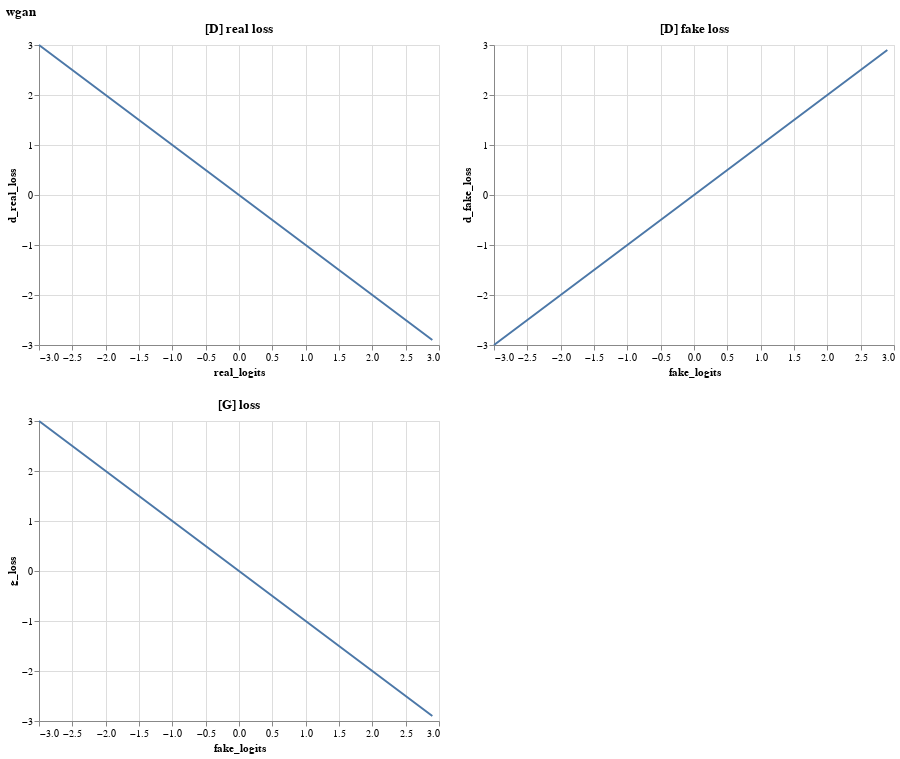

The notebook cell this image was saved under:
### Code cell
#server
draw_adversarial_loss_fns("wgan")

### Figure 1 — Vega-Lite specification as saved in the notebook (floating-point values rounded to 4 significant figures)
{"config": {"view": {"continuousWidth": 400, "continuousHeight": 300}}, "vconcat": [{"hconcat": [{"mark": "line", "encoding": {"x": {"type": "quantitative", "field": "real_logits"}, "y": {"type": "quantitative", "field": "d_real_loss"}}, "title": "[D] real loss"}, {"mark": "line", "encoding": {"x": {"type": "quantitative", "field": "fake_logits"}, "y": {"type": "quantitative", "field": "d_fake_loss"}}, "title": "[D] fake loss"}], "title": "wgan"}, {"mark": "line", "encoding": {"x": {"type": "quantitative", "field": "fake_logits"}, "y": {"type": "quantitative", "field": "g_loss"}}, "title": "[G] loss"}], "data": {"name": "data-7d8759f20ce346f60e73bebe03bf28b9"}, "$schema": "https://vega.github.io/schema/vega-lite/v4.0.2.json", "datasets": {"data-7d8759f20ce346f60e73bebe03bf28b9": [{"real_logits": -3.0, "fake_logits": -3.0, "g_loss": 3.0, "d_real_loss": 3.0, "d_fake_loss": -3.0}, {"real_logits": -2.9, "fake_logits": -2.9, "g_loss": 2.9, "d_real_loss": 2.9, "d_fake_loss": -2.9}, {"real_logits": -2.8, "fake_logits": -2.8, "g_loss": 2.8, "d_real_loss": 2.8, "d_fake_loss": -2.8}, {"real_logits": -2.7, "fake_logits": -2.7, "g_loss": 2.7, "d_real_loss": 2.7, "d_fake_loss": -2.7}, {"real_logits": -2.6, "fake_logits": -2.6, "g_loss": 2.6, "d_real_loss": 2.6, "d_fake_loss": -2.6}, {"real_logits": -2.5, "fake_logits": -2.5, "g_loss": 2.5, "d_real_loss": 2.5, "d_fake_loss": -2.5}, {"real_logits": -2.4, "fake_logits": -2.4, "g_loss": 2.4, "d_real_loss": 2.4, "d_fake_loss": -2.4}, {"real_logits": -2.3, "fake_logits": -2.3, "g_loss": 2.3, "d_real_loss": 2.3, "d_fake_loss": -2.3}, {"real_logits": -2.2, "fake_logits": -2.2, "g_loss": 2.2, "d_real_loss": 2.2, "d_fake_loss": -2.2}, {"real_logits": -2.1, "fake_logits": -2.1, "g_loss": 2.1, "d_real_loss": 2.1, "d_fake_loss": -2.1}, {"real_logits": -2.0, "fake_logits": -2.0, "g_loss": 2.0, "d_real_loss": 2.0, "d_fake_loss": -2.0}, {"real_logits": -1.9, "fake_logits": -1.9, "g_loss": 1.9, "d_real_loss": 1.9, "d_fake_loss": -1.9}, {"real_logits": -1.8, "fake_logits": -1.8, "g_loss": 1.8, "d_real_loss": 1.8, "d_fake_loss": -1.8}, {"real_logits": -1.7, "fake_logits": -1.7, "g_loss": 1.7, "d_real_loss": 1.7, "d_fake_loss": -1.7}, {"real_logits": -1.6, "fake_logits": -1.6, "g_loss": 1.6, "d_real_loss": 1.6, "d_fake_loss": -1.6}, {"real_logits": -1.5, "fake_logits": -1.5, "g_loss": 1.5, "d_real_loss": 1.5, "d_fake_loss": -1.5}, {"real_logits": -1.4, "fake_logits": -1.4, "g_loss": 1.4, "d_real_loss": 1.4, "d_fake_loss": -1.4}, {"real_logits": -1.3, "fake_logits": -1.3, "g_loss": 1.3, "d_real_loss": 1.3, "d_fake_loss": -1.3}, {"real_logits": -1.2, "fake_logits": -1.2, "g_loss": 1.2, "d_real_loss": 1.2, "d_fake_loss": -1.2}, {"real_logits": -1.1, "fake_logits": -1.1, "g_loss": 1.1, "d_real_loss": 1.1, "d_fake_loss": -1.1}, {"real_logits": -1.0, "fake_logits": -1.0, "g_loss": 1.0, "d_real_loss": 1.0, "d_fake_loss": -1.0}, {"real_logits": -0.9, "fake_logits": -0.9, "g_loss": 0.9, "d_real_loss": 0.9, "d_fake_loss": -0.9}, {"real_logits": -0.8, "fake_logits": -0.8, "g_loss": 0.8, "d_real_loss": 0.8, "d_fake_loss": -0.8}, {"real_logits": -0.7, "fake_logits": -0.7, "g_loss": 0.7, "d_real_loss": 0.7, "d_fake_loss": -0.7}, {"real_logits": -0.6, "fake_logits": -0.6, "g_loss": 0.6, "d_real_loss": 0.6, "d_fake_loss": -0.6}, {"real_logits": -0.5, "fake_logits": -0.5, "g_loss": 0.5, "d_real_loss": 0.5, "d_fake_loss": -0.5}, {"real_logits": -0.4, "fake_logits": -0.4, "g_loss": 0.4, "d_real_loss": 0.4, "d_fake_loss": -0.4}, {"real_logits": -0.3, "fake_logits": -0.3, "g_loss": 0.3, "d_real_loss": 0.3, "d_fake_loss": -0.3}, {"real_logits": -0.2, "fake_logits": -0.2, "g_loss": 0.2, "d_real_loss": 0.2, "d_fake_loss": -0.2}, {"real_logits": -0.1, "fake_logits": -0.1, "g_loss": 0.1, "d_real_loss": 0.1, "d_fake_loss": -0.1}, {"real_logits": 0.0, "fake_logits": 0.0, "g_loss": -0.0, "d_real_loss": -0.0, "d_fake_loss": 0.0}, {"real_logits": 0.1, "fake_logits": 0.1, "g_loss": -0.1, "d_real_loss": -0.1, "d_fake_loss": 0.1}, {"real_logits": 0.2, "fake_logits": 0.2, "g_loss": -0.2, "d_real_loss": -0.2, "d_fake_loss": 0.2}, {"real_logits": 0.3, "fake_logits": 0.3, "g_loss": -0.3, "d_real_loss": -0.3, "d_fake_loss": 0.3}, {"real_logits": 0.4, "fake_logits": 0.4, "g_loss": -0.4, "d_real_loss": -0.4, "d_fake_loss": 0.4}, {"real_logits": 0.5, "fake_logits": 0.5, "g_loss": -0.5, "d_real_loss": -0.5, "d_fake_loss": 0.5}, {"real_logits": 0.6, "fake_logits": 0.6, "g_loss": -0.6, "d_real_loss": -0.6, "d_fake_loss": 0.6}, {"real_logits": 0.7, "fake_logits": 0.7, "g_loss": -0.7, "d_real_loss": -0.7, "d_fake_loss": 0.7}, {"real_logits": 0.8, "fake_logits": 0.8, "g_loss": -0.8, "d_real_loss": -0.8, "d_fake_loss": 0.8}, {"real_logits": 0.9, "fake_logits": 0.9, "g_loss": -0.9, "d_real_loss": -0.9, "d_fake_loss": 0.9}, {"real_logits": 1.0, "fake_logits": 1.0, "g_loss": -1.0, "d_real_loss": -1.0, "d_fake_loss": 1.0}, {"real_logits": 1.1, "fake_logits": 1.1, "g_loss": -1.1, "d_real_loss": -1.1, "d_fake_loss": 1.1}, {"real_logits": 1.2, "fake_logits": 1.2, "g_loss": -1.2, "d_real_loss": -1.2, "d_fake_loss": 1.2}, {"real_logits": 1.3, "fake_logits": 1.3, "g_loss": -1.3, "d_real_loss": -1.3, "d_fake_loss": 1.3}, {"real_logits": 1.4, "fake_logits": 1.4, "g_loss": -1.4, "d_real_loss": -1.4, "d_fake_loss": 1.4}, {"real_logits": 1.5, "fake_logits": 1.5, "g_loss": -1.5, "d_real_loss": -1.5, "d_fake_loss": 1.5}, {"real_logits": 1.6, "fake_logits": 1.6, "g_loss": -1.6, "d_real_loss": -1.6, "d_fake_loss": 1.6}, {"real_logits": 1.7, "fake_logits": 1.7, "g_loss": -1.7, "d_real_loss": -1.7, "d_fake_loss": 1.7}, {"real_logits": 1.8, "fake_logits": 1.8, "g_loss": -1.8, "d_real_loss": -1.8, "d_fake_loss": 1.8}, {"real_logits": 1.9, "fake_logits": 1.9, "g_loss": -1.9, "d_real_loss": -1.9, "d_fake_loss": 1.9}, {"real_logits": 2.0, "fake_logits": 2.0, "g_loss": -2.0, "d_real_loss": -2.0, "d_fake_loss": 2.0}, {"real_logits": 2.1, "fake_logits": 2.1, "g_loss": -2.1, "d_real_loss": -2.1, "d_fake_loss": 2.1}, {"real_logits": 2.2, "fake_logits": 2.2, "g_loss": -2.2, "d_real_loss": -2.2, "d_fake_loss": 2.2}, {"real_logits": 2.3, "fake_logits": 2.3, "g_loss": -2.3, "d_real_loss": -2.3, "d_fake_loss": 2.3}, {"real_logits": 2.4, "fake_logits": 2.4, "g_loss": -2.4, "d_real_loss": -2.4, "d_fake_loss": 2.4}, {"real_logits": 2.5, "fake_logits": 2.5, "g_loss": -2.5, "d_real_loss": -2.5, "d_fake_loss": 2.5}, {"real_logits": 2.6, "fake_logits": 2.6, "g_loss": -2.6, "d_real_loss": -2.6, "d_fake_loss": 2.6}, {"real_logits": 2.7, "fake_logits": 2.7, "g_loss": -2.7, "d_real_loss": -2.7, "d_fake_loss": 2.7}, {"real_logits": 2.8, "fake_logits": 2.8, "g_loss": -2.8, "d_real_loss": -2.8, "d_fake_loss": 2.8}, {"real_logits": 2.9, "fake_logits": 2.9, "g_loss": -2.9, "d_real_loss": -2.9, "d_fake_loss": 2.9}]}}
